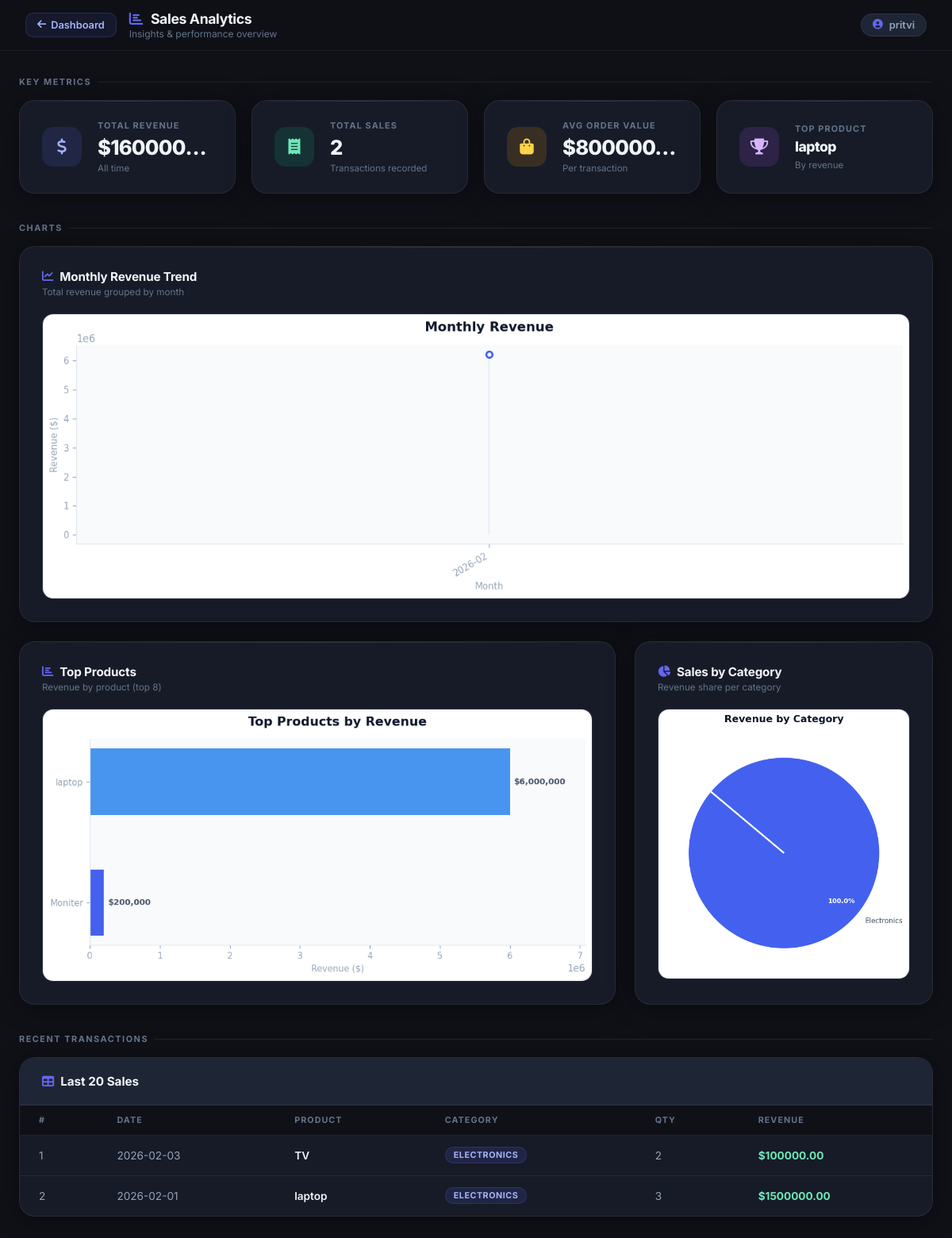
Screenshot of /analytics (signed in) with the database file from the repository.
### tables this page shows
CREATE TABLE products (
        product_id INTEGER PRIMARY KEY AUTOINCREMENT,
        product_name TEXT,
        category TEXT,
        unit_price REAL
    );

CREATE TABLE sales (
        sale_id INTEGER PRIMARY KEY AUTOINCREMENT,
        user_id INTEGER,
        order_date TEXT,
        product_id INTEGER,
        quantity INTEGER,
        total_sales REAL,
        FOREIGN KEY (user_id) REFERENCES users(user_id)
    );

### app.py (the view)
@app.route("/analytics")
def analytics():
    if "user_id" not in session:
        return redirect("/login")
    img_dir = "static/images"
    if not os.path.exists(img_dir):
        os.makedirs(img_dir)
    COLORS = ["#4361ee", "#4895ef", "#2ec4b6", "#7c3aed", "#f59e0b", "#ef4444", "#10b981", "#f97316"]
    with get_db() as conn:
        df = pd.read_sql_query("""
            SELECT s.order_date, s.quantity, s.total_sales,
                   p.product_name, p.category
            FROM sales s
            JOIN products p ON s.product_id = p.product_id
            WHERE s.user_id = ?
            ORDER BY s.order_date DESC
        """, conn, params=(session["user_id"],))
    charts = {"monthly": None, "top_products": None, "category": None}
    stats  = {"total_revenue": 0.0, "total_sales": 0, "avg_order": 0.0, "top_product": None}
    if not df.empty:
        stats["total_revenue"] = float(df["total_sales"].sum())
        stats["total_sales"]   = len(df)
        stats["avg_order"]     = float(df["total_sales"].mean())
        top = df.groupby("product_name")["total_sales"].sum().idxmax()
        stats["top_product"]   = top
        def styled_fig(w=12, h=4):
            fig, ax = plt.subplots(figsize=(w, h), dpi=120)
            ax.set_facecolor("#f8fafc")
            fig.patch.set_facecolor("white")
            ax.spines["top"].set_visible(False)
            ax.spines["right"].set_visible(False)
            ax.spines["left"].set_color("#e2e8f0")
            ax.spines["bottom"].set_color("#e2e8f0")
            ax.tick_params(colors="#94a3b8", labelsize=9)
            ax.yaxis.label.set_color("#94a3b8")
            ax.xaxis.label.set_color("#94a3b8")
            ax.title.set_color("#0f172a")
            return fig, ax
        df_m = df.copy()
        df_m["order_date"] = pd.to_datetime(df_m["order_date"])
        df_m["month"] = df_m["order_date"].dt.to_period("M")
        monthly = df_m.groupby("month")["total_sales"].sum().sort_index()
        fig, ax = styled_fig(12, 4)
        ax.plot(monthly.index.astype(str), monthly.values,
                color=COLORS[0], linewidth=2.5, marker="o",
                markersize=6, markerfacecolor="white", markeredgewidth=2)
        ax.fill_between(monthly.index.astype(str), monthly.values,
                        alpha=0.12, color=COLORS[0])
        ax.set_title("Monthly Revenue", fontsize=13, fontweight="bold", pad=14)
        ax.set_xlabel("Month", fontsize=9)
        ax.set_ylabel("Revenue ($)", fontsize=9)
        plt.xticks(rotation=30, ha="right")
        plt.tight_layout()
        path = f"{img_dir}/monthly.png"
        plt.savefig(path, bbox_inches="tight")
        plt.close()
        charts["monthly"] = path
        top_products = (df.groupby("product_name")["total_sales"]
                          .sum().nlargest(8).sort_values())
        fig, ax = styled_fig(8, max(4, len(top_products) * 0.65))
        bars = ax.barh(top_products.index, top_products.values,
                       color=COLORS[:len(top_products)], height=0.55)
        for bar, val in zip(bars, top_products.values):
            ax.text(bar.get_width() + top_products.values.max() * 0.01,
                    bar.get_y() + bar.get_height() / 2,
                    f"${val:,.0f}", va="center", fontsize=8.5,
                    color="#475569", fontweight="600")
        ax.set_title("Top Products by Revenue", fontsize=13, fontweight="bold", pad=14)
        ax.set_xlabel("Revenue ($)", fontsize=9)
        ax.set_xlim(0, top_products.values.max() * 1.18)
        plt.tight_layout()
        path = f"{img_dir}/top_products.png"
        plt.savefig(path, bbox_inches="tight")
        plt.close()
        charts["top_products"] = path
        by_cat = df.groupby("category")["total_sales"].sum()
        fig, ax = styled_fig(7, 5)
        wedges, texts, autotexts = ax.pie(
            by_cat.values,
            labels=by_cat.index,
            autopct="%1.1f%%",
            startangle=140,
            colors=COLORS[:len(by_cat)],
            pctdistance=0.78,
            wedgeprops=dict(linewidth=2, edgecolor="white")
        )
        for t in texts:     t.set_fontsize(9);  t.set_color("#475569")
        for t in autotexts: t.set_fontsize(8.5); t.set_color("white"); t.set_fontweight("700")
        ax.set_title("Revenue by Category", fontsize=13, fontweight="bold", pad=14)
        plt.tight_layout()
        path = f"{img_dir}/category.png"
        plt.savefig(path, bbox_inches="tight")
        plt.close()
        charts["category"] = path
    recent_sales = df.head(20).to_dict(orient="records") if not df.empty else []
    return render_template("analytics.html",
                           stats=stats,
                           charts=charts,
                           recent_sales=recent_sales)

### app.py (called while the page is built)
def get_db():
    return sqlite3.connect("database.db")

### templates/analytics.html (shortened to what this page needs)
<!DOCTYPE html>
<html lang="en">
<head>
    <link rel="stylesheet" href="/static/analytics.css">
    <link rel="stylesheet" href="https://cdnjs.cloudflare.com/ajax/libs/font-awesome/6.0.0/css/all.min.css">
</head>
<body>
    <header class="top-bar">
        <div class="header-content">
            <div class="header-left">
                <a href="/" class="back-btn">
                    <i class="fas fa-arrow-left"></i> Dashboard
                </a>
                <div class="header-title">
                    <h1><i class="fas fa-chart-bar"></i> Sales Analytics</h1>
                    <p>Insights & performance overview</p>
                </div>
            </div>
            <div class="user-chip">
                <i class="fas fa-user-circle"></i>
                {{ session["username"] }}
            </div>
        </div>
    </header>
    <main class="page-body">
        <p class="section-label">Key Metrics</p>
        <div class="stats-grid">
            <div class="stat-card blue">
                <div class="stat-icon"><i class="fas fa-dollar-sign"></i></div>
                <div class="stat-info">
                    <div class="stat-label">Total Revenue</div>
                    <div class="stat-value">${{ "%.2f"|format(stats.total_revenue) }}</div>
                    <div class="stat-sub">All time</div>
                </div>
            </div>
            <div class="stat-card teal">
                <div class="stat-icon"><i class="fas fa-receipt"></i></div>
                <div class="stat-info">
                    <div class="stat-label">Total Sales</div>
                    <div class="stat-value">{{ stats.total_sales }}</div>
                    <div class="stat-sub">Transactions recorded</div>
                </div>
            </div>
            <div class="stat-card amber">
                <div class="stat-icon"><i class="fas fa-shopping-bag"></i></div>
                <div class="stat-info">
                    <div class="stat-label">Avg Order Value</div>
                    <div class="stat-value">${{ "%.2f"|format(stats.avg_order) }}</div>
                    <div class="stat-sub">Per transaction</div>
                </div>
            </div>
            <div class="stat-card purple">
                <div class="stat-icon"><i class="fas fa-trophy"></i></div>
                <div class="stat-info">
                    <div class="stat-label">Top Product</div>
                    <div class="stat-value" style="font-size:1.1rem; line-height:1.3">
                        {{ stats.top_product or "—" }}
                    </div>
                    <div class="stat-sub">By revenue</div>
                </div>
            </div>
        </div>
        <p class="section-label">Charts</p>
        <div class="charts-grid">
            <div class="chart-card chart-card-full">
                <div class="chart-card-header">
                    <div>
                        <h3><i class="fas fa-chart-line"></i> Monthly Revenue Trend</h3>
                        <p>Total revenue grouped by month</p>
                    </div>
                </div>
                <div class="chart-img-wrap">
                    {% if charts.monthly %}
                    <img src="/{{ charts.monthly }}" alt="Monthly Revenue Chart">
                    {% else %}
                    <div class="empty-chart">
                        <i class="fas fa-chart-line"></i>
                        No sales data yet. Start recording sales to see trends.
                    </div>
                    {% endif %}
                </div>
            </div>
            <div class="chart-card">
                <div class="chart-card-header">
                    <div>
                        <h3><i class="fas fa-bar-chart"></i> Top Products</h3>
                        <p>Revenue by product (top 8)</p>
                    </div>
                </div>
                <div class="chart-img-wrap">
                    {% if charts.top_products %}
                    <img src="/{{ charts.top_products }}" alt="Top Products Chart">
                    {% else %}
                    <div class="empty-chart">
                        <i class="fas fa-box"></i>
                        No product data yet.
                    </div>
                    {% endif %}
                </div>
            </div>
            <div class="chart-card">
                <div class="chart-card-header">
                    <div>
                        <h3><i class="fas fa-chart-pie"></i> Sales by Category</h3>
                        <p>Revenue share per category</p>
                    </div>
                </div>
                <div class="chart-img-wrap">
                    {% if charts.category %}
                    <img src="/{{ charts.category }}" alt="Category Breakdown Chart">
                    {% else %}
                    <div class="empty-chart">
                        <i class="fas fa-tags"></i>
                        No category data yet.
                    </div>
                    {% endif %}
                </div>
            </div>
        </div>
        <p class="section-label">Recent Transactions</p>
        <div class="table-card">
            <div class="table-header">
                <h3><i class="fas fa-table"></i> Last 20 Sales</h3>
            </div>
            <div class="table-wrap">
                {% if recent_sales %}
                <table>
                    <thead>
                        <tr>
                            <th>#</th>
                            <th>Date</th>
                            <th>Product</th>
                            <th>Category</th>
                            <th>Qty</th>
                            <th>Revenue</th>
                        </tr>
                    </thead>
                    <tbody>
                        {% for row in recent_sales %}
                        <tr>
                            <td>{{ loop.index }}</td>
                            <td>{{ row.order_date }}</td>
                            <td class="td-product">{{ row.product_name }}</td>
                            <td><span class="badge badge-blue">{{ row.category }}</span></td>
                            <td>{{ row.quantity }}</td>
                            <td class="td-revenue">${{ "%.2f"|format(row.total_sales) }}</td>
                        </tr>
                        {% endfor %}
                    </tbody>
                </table>
                {% else %}
                <div class="empty-table">
                    <i class="fas fa-inbox"></i>
                    No sales recorded yet.
                </div>
                {% endif %}
            </div>
        </div>
    </main>
</body>
</html>

### rows the page displays
products: product_name "laptop"
sales: order_date "2026-02-03", product_name "TV", category "ELECTRONICS", quantity "2", total_sales "100000.00"
sales: order_date "2026-02-01", product_name "laptop", category "ELECTRONICS", quantity "3", total_sales "1500000.00"

### other values shown
{{ session["username"] }} "pritvi"
{{ "%.2f"|format(stats.total_revenue) }} "160000…"
{{ stats.total_sales }} "2"
{{ "%.2f"|format(stats.avg_order) }} "800000…"
